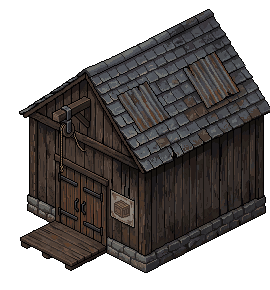
#> input picture project.godot/prototipos/camera/arte_iso/armazem/pronto.png, 270 x 290 px, found by its file name
$ python -i predios107.py   (imports and definitions only)
#> lines starting #> are read from the running program, lines starting #| are printed output that depends on the picture; after the words box and inside, x2 and y2 are one past the last pixel; in counts of white or black regions, pixels touching at a corner belong together
"""Bloco 107: a ESTUFA (de vidro), a CARVOARIA e o CURTUME no PixelLab, na receita dos prédios do jogo (regra 11 do CLAUDE.md):
a evolução da obra até ficar pronta (obra 1 -> 2 -> 3 -> pronto). É o predios94.py (carpintaria) com os 3 prédios novos.

  python predios107.py guia <nome>      -> <nome>/predio.json + <nome>/guia.png (a guia 2:1)
  python predios107.py pronto <nome>    -> <nome>/pronto.png (guia + a oficina e a casa aprovadas + o minerador)
  python predios107.py obra <nome>      -> <nome>/obra_2.png (o esqueleto no mesmo quadro) e jobs.json
  python obras.py <nome>                -> obra_1 e obra_3 (corte do esqueleto e do pronto)
  python predios107.py menu <nome>      -> assets/game/ui/icones/predios/<nome>.png (o cartão do CONSTRUIR, 96 x 64)
  python predios107.py legado <nome>    -> assets/game/<nome>.png (o desenho da cena 2D e do fantasma do posicionador)
nomes: estufa, carvoaria, curtume
"""
import base64, io, json, os, sys
AQUI = os.path.dirname(os.path.abspath(__file__))
sys.path.insert(0, AQUI)
sys.path.insert(0, os.path.join(AQUI, "..", "..", "..", "..", "tools", "pixellab"))
import gen  # noqa: E402
import predio  # noqa: E402
from PIL import Image, ImageDraw  # noqa: E402

PREDIOS = os.path.normpath(os.path.join(AQUI, "..", "..", "..", "assets", "game", "iso", "predios"))
CASA = "https://api.pixellab.ai/mcp/pixel-tools/31a6e399-011f-46c5-a845-e80e7731747b/assets/south/full.png"
MINERADOR_SE = ("https://backblaze.pixellab.ai/file/pixellab-characters/731c5e37-851f-4127-aec6-b6ac884bc069/"
                "bb4bd3f2-6661-445c-a546-ffe7bee5d2cc/rotations/south-east.png")
JOBS = os.path.join(AQUI, "predios107_jobs.json")
FIM = ("Grimy, dark, desaturated palette: soot black, dark browns, rust, lead grey; %s. Crisp 1px near-black outline "
       "around the silhouette; interior detail with darker shades of the local color. Light from top-left, low color "
       "count, clean readable pixel clusters.")
SEM = "No characters, no background, no ground tiles. Same art style and scale as the reference workshop and house. "

# nome -> caixa da guia (largura x fundo x altura, sobra em cima, porta), a referência de estilo, o pronto e a obra
ESTRUTURAS = {
    "estufa": {
        "caixa": (140.0, 90.0, 55.0, 45.0, (36.0, 38.0)),
        "ref": "oficina",
        "pronto": ("A village GREENHOUSE for a gritty isometric mining colony that survived a solar catastrophe, exactly filling "
                   "the isometric 2:1 box of the guide: a long GLASS HOUSE with a dark weathered timber frame on a low stone base, "
                   "the walls and the pitched roof made of many small glass panes (pale dusty green-grey glass with soft "
                   "highlights, a few panes cracked and patched with planks and rusty tin), a small wooden door at the front where "
                   "the orange outline is, a rain barrel with a gutter at one corner. Through the glass you see long raised beds "
                   "with leafy green plants and pale cave mushrooms. Outside, by the door: a watering can, a wheelbarrow of soil, "
                   "a stack of clay pots, a hanging lantern (unlit: light is added in code, no glow). It must clearly read as a "
                   "GLASS greenhouse. " + SEM + FIM % "one accent: pale dusty glass green"),
        "obra": ("CONSTRUCTION of the SAME glass greenhouse as the reference, exactly on the same footprint, position, size and angle "
                 "in the canvas: only the low stone base and the bare dark timber frame (posts, beams and roof ribs) standing, no "
                 "glass in the roof and only two or three glass panes already fitted in the lower wall; wooden crates of glass "
                 "sheets leaning against the frame, a ladder, a sawhorse and a pile of putty buckets around it. No characters, no "
                 "background, no ground tiles. Same art style, palette and pixel size as the reference; crisp 1px near-black "
                 "outline; light from top-left.")},
    "carvoaria": {
        "caixa": (100.0, 80.0, 62.0, 36.0, (34.0, 38.0)),
        "ref": "oficina",
        "pronto": ("A village CHARCOAL BURNER'S KILN for a gritty isometric mining colony that survived a solar catastrophe, exactly "
                   "filling the isometric 2:1 box of the guide: a squat DOME KILN of clay and fieldstone, soot-blackened, with a "
                   "small smoking vent hole on top and a low arched iron-barred firing door at the front where the orange outline "
                   "is (a faint ember glow inside the door only), a lean-to roof of rough planks on posts beside it sheltering a "
                   "neat stack of split logs on one side and burlap sacks of black charcoal on the other. Around it: an iron rake "
                   "and long tongs hanging on a post, a wheelbarrow with lumps of charcoal, a bucket of water, soot on the ground. "
                   + SEM + FIM % "one accent: charcoal black with a tiny ember orange"),
        "obra": ("CONSTRUCTION of the SAME charcoal kiln as the reference, exactly on the same footprint, position, size and angle in "
                 "the canvas: only a ring of fieldstones and the lower half of the clay dome built, the top still open with wooden "
                 "centering ribs, the lean-to only bare posts and rafters, no chimney smoke; a pile of clay, loose stones, a "
                 "wooden form and a few split logs around it. No characters, no background, no ground tiles. Same art style, "
                 "palette and pixel size as the reference; crisp 1px near-black outline; light from top-left.")},
    "curtume": {
        "caixa": (130.0, 90.0, 62.0, 30.0, (44.0, 46.0)),
        "ref": "oficina",
        "pronto": ("A village TANNERY for a gritty isometric mining colony that survived a solar catastrophe, exactly filling the "
                   "isometric 2:1 box of the guide: an open-sided timber-frame shed with a sloping roof of rusty corrugated iron "
                   "sheets and planks on a low stone base, a wide open front where the orange outline is. Inside and around: big "
                   "round wooden tanning vats and barrels, drying racks with stretched pale and reddish animal hides, a scraping "
                   "beam with a half-scraped hide, a pit with planks and a pile of bark, a small hanging wooden sign with a hide "
                   "shape. Hides hang in several tones of leather brown. " + SEM + FIM % "one accent: warm leather brown and ochre"),
        "obra": ("CONSTRUCTION of the SAME tannery as the reference, exactly on the same footprint, position, size and angle in the "
                 "canvas: only the low stone base and the bare timber frame (posts and beams) standing, the roof only bare rafters "
                 "with a few corrugated sheets stacked on the ground, two empty round vats waiting, a pile of bark, coiled rope "
                 "and a ladder. No characters, no background, no ground tiles. Same art style, palette and pixel size as the "
                 "reference; crisp 1px near-black outline; light from top-left.")},
}


def pasta(nome):
    return os.path.join(AQUI, nome)


# [66 lines left out: functions _b64, guia, pronto, obra, not called in this run]


def legado(nome):
    """o desenho da cena 2D e do fantasma do posicionador: o pronto reduzido a ~92 px de largura, 2 quadros (0 = parada,
    1 = trabalhando: um pouco mais quente)."""
#> called with nome = 'armazem/pronto.png'
    im = Image.open(os.path.join(PREDIOS, nome, "pronto.png")).convert("RGBA")
#> im is the input picture: PIL image 270x290 RGBA; mean R, G, B, A 33.6, 30.5, 29.2, 152.2
    im = im.crop(im.getbbox())
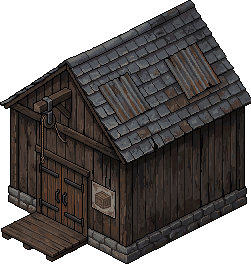
#> im: PIL image 251x264 RGBA; mean R, G, B, A 39.7, 35.8, 34.3, 179.8; transparent parts drawn white
    k = 92.0 / im.width
#> k = 0.367
    p = im.resize((92, max(1, round(im.height * k))), Image.LANCZOS)
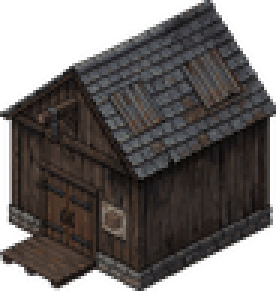
#> p: PIL image 92x97 RGBA (shown 3 times larger); mean R, G, B, A 41.2, 36.9, 35.4, 179.8; transparent parts drawn white
    a = p.split()[3].point(lambda v: 255 if v >= 110 else 0)
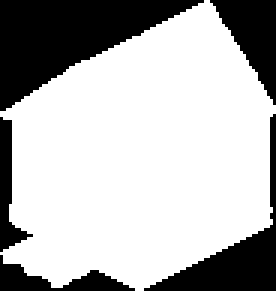
#> a: PIL image 92x97 L (shown 3 times larger); 70.9% white; 5 black regions, box (x1, y1, x2, y2) and area: (0, 0, 68, 37) 1225, (48, 38, 92, 97) 575, (70, 0, 92, 35) 390, (0, 85, 45, 97) 218, (0, 39, 11, 84) 192
    p.putalpha(a)
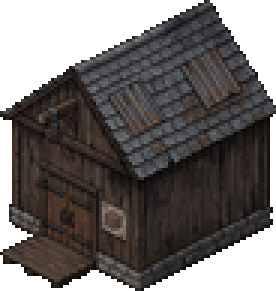
#> p: PIL image 92x97 RGBA (shown 3 times larger); mean R, G, B, A 41.2, 36.9, 35.4, 180.7; transparent parts drawn white
    aceso = p.copy()
    px = aceso.load()
    for y in range(aceso.height):
        for x in range(aceso.width):
            r, g, b, al = px[x, y]
            if al:
                px[x, y] = (min(255, int(r * 1.12)), min(255, int(g * 1.05)), b, al)
    out = Image.new("RGBA", (p.width * 2, p.height))
#> out: PIL image 184x97 RGBA; every value is 0
    out.alpha_composite(p, (0, 0))
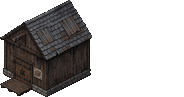
#> out: PIL image 184x97 RGBA; mean R, G, B, A 20, 17.9, 17.1, 90.4; transparent parts drawn white
    out.alpha_composite(aceso, (p.width, 0))
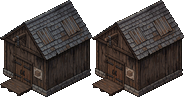
#> out: PIL image 184x97 RGBA; mean R, G, B, A 42.2, 36.5, 34.2, 180.7; transparent parts drawn white
    dest = os.path.normpath(os.path.join(AQUI, "..", "..", "..", "assets", "game", nome + ".png"))
    out.save(dest)
    print("->", dest, out.size)
#| -> project.godot/assets/game/armazem/pronto.png.png (184, 97)


# [25 lines left out: function menu, not called in this run]


# [2 lines not run here, left out]

>>> result = legado('armazem/pronto.png')
